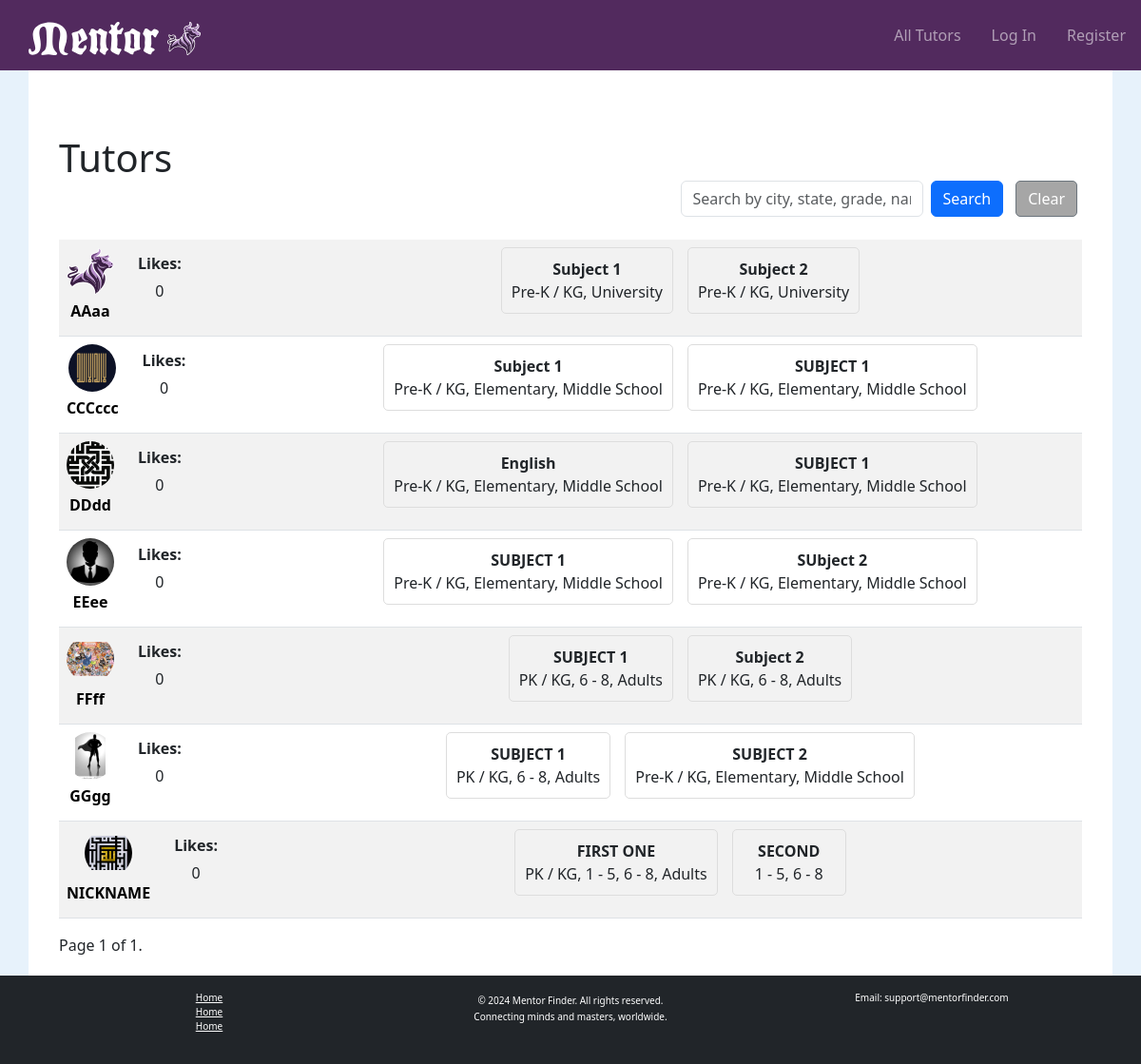
The page / on the database its author committed.
### tutorhub/models.py (models this page shows, shortened)
class User(AbstractUser):
    nickname = models.CharField(max_length=50, blank=True, null=True)
    email = models.EmailField(unique=True)
    is_tutor = models.BooleanField(default=False)
    street_address = models.TextField(blank=True, null=True)
    city = models.CharField(max_length=100, blank=True, null=True)
    state = models.CharField(max_length=100, blank=True, null=True)
    zip_code = models.CharField(max_length=10, blank=True, null=True)
    profile_image = models.ImageField(upload_to="profile_images/", blank=True, null=True)
    bio = models.TextField(blank=True, null=True)
    birthdate = models.DateField(blank=True, null=True)
    availability = models.JSONField(default=dict, blank=True, null=True)  # Only used if is_tutor is True
    subject_grades = models.ManyToManyField('SubjectGrade', blank=True, related_name="users")  # Added field
    liked_by = models.ManyToManyField("self", symmetrical=False, blank=True, related_name="liked_tutors")
    USERNAME_FIELD = "email"
    REQUIRED_FIELDS = ["username"]

class SubjectGrade(models.Model):
    tutor = models.ForeignKey(User, on_delete=models.CASCADE, related_name="tutor_subject_grades")
    subject = models.CharField(max_length=100)
    grade_levels = models.JSONField(default=list)  # Stores grade levels as a list (e.g., ["Elementary", "High School"])
    class Meta:
        unique_together = ('tutor', 'subject')  # Each tutor can teach a subject only once.

### tutorhub/views.py (the view, shortened to what this page needs)
# urls.py: path("", views.index, name="index"),
def index(request):
    query = request.GET.get('q', '').strip()
    tutors = User.objects.filter(is_tutor=True)
    paginator = Paginator(tutors, 10)  # Show 10 tutors per page
    page_number = request.GET.get('page')
    page_obj = paginator.get_page(page_number)
    return render(request, 'tutorhub/index.html', {'page_obj': page_obj})

### tutorhub/templates/tutorhub/index.html (shortened to what this page needs)
{% extends "tutorhub/layout.html" %}
{% load static %}
{% block body %}
<div class="container mt-5">
    <h1 id="page-title" class="mb-0">Tutors</h1>
    <div id="search-container" class="mb-4 d-flex justify-content-end align-items-center">
        <form id="search-form" action="{% if user.is_authenticated %}{% url 'index' %}{% else %}{% url 'login' %}{% endif %}" method="get" class="d-flex align-items-center">
            <input type="text" name="q" id="search-input" class="form-control me-2" placeholder="Search by city, state, grade, name" value="{{ request.GET.q|default:'' }}">
            <button type="submit" class="btn btn-primary me-2" {% if not user.is_authenticated %} data-alert="true" {% endif %}>Search</button>            <a href="{% url 'index' %}" class="btn btn-secondary">Clear</a>
        </form>
    </div>
    <table class="table table-striped">
        <tbody>
            {% for tutor in page_obj %}
            <tr class="clickable-row" data-href="{% if user.is_authenticated %}{% url 'profile' tutor.id %}{% else %}{% url 'login' %}{% endif %}"">
                <td>
                    <div class="tutor-row">
                        <div class="profile-info">
                            {% if tutor.profile_image %}
                                <img id="profile-img-thumb" src="{{ tutor.profile_image.url }}" alt="{{ tutor.nickname }}">
                            {% else %}
                                <img id="profile-img-thumb" src="{% static 'tutorhub/images/mentor-logo-bull.svg' %}" alt="Default Logo">
                            {% endif %}
                            <a href="{% url 'profile' tutor.id %}" class="profile-name">{{ tutor.nickname }}</a>
                        </div>
                        <div class="likes-container">
                            <strong>Likes:</strong>
                            <p>{{ tutor.liked_by.count }}</p>
                        </div>
                    </div>
                </td>
                <td>
                    <div class="subject-grade-container">
                        {% for subject_grade in tutor.tutor_subject_grades.all %}
                            <div id="subject-grade">
                                <strong>{{ subject_grade.subject }}</strong>
                                <div>{{ subject_grade.grade_levels|join:", " }}</div>
                            </div>
                        {% empty %}
                            <div>No subjects available.</div>
                        {% endfor %}
                    </div>
                </td>
            </tr>
            {% empty %}
            <tr>
                <td colspan="3" class="text-center">No tutors found.</td>
            </tr>
            {% endfor %}
        </tbody>
    </table>
    <div class="pagination">
        <span class="step-links">
            <span class="current">
                Page {{ page_obj.number }} of {{ page_obj.paginator.num_pages }}.
            </span>
        </span>
    </div>
</div>
{% endblock %}

### tutorhub/static/tutorhub/styles.css (style rules this page uses)
body { background-color: rgb(231, 242, 251); }
html, body { height: 100%; margin: 0; display: flex; flex-direction: column; }
.tutor-row { display: flex; align-items: center; gap: 25px; }
.profile-info { display: flex; flex-direction: column; align-items: center; text-align: center; }
#profile-img-thumb { width: 50px; height: 50px; object-fit: scale-down; border-radius: 50%; margin-bottom: 5px; }
.profile-name { font-weight: bold; text-decoration: none; color: black; }
.likes-container { display: flex; flex-direction: column; justify-content: center; align-items: center; text-align: center; gap: 5px; }
.subject-grade-container { display: flex; flex-wrap: wrap; justify-content: center; gap: 15px; }
#subject-grade { border: 1px solid #ddd; border-radius: 5px; padding: 10px; text-align: center; min-width: 120px; margin-bottom: 15px; }
.btn-secondary { margin: 0px 5px; border-radius: 5px; background-color: rgb(166, 166, 166); }
#search-input { width: 255px; display: flex; max-width: 500px; margin: 0 10px; }
.clickable-row { cursor: pointer; }

### rows shown on the page
User: nickname "AAaa", liked_by.count "0"
SubjectGrade: subject "Subject 1", grade_levels "Pre-K / KG, University"
SubjectGrade: subject "Subject 2", grade_levels "Pre-K / KG, University"
User: profile_image (picture), nickname "CCCccc", liked_by.count "0"
SubjectGrade: subject "Subject 1", grade_levels "Pre-K / KG, Elementary, Middle School"
SubjectGrade: subject "SUBJECT 1", grade_levels "Pre-K / KG, Elementary, Middle School"
User: profile_image (picture), nickname "DDdd", liked_by.count "0"
SubjectGrade: subject "English", grade_levels "Pre-K / KG, Elementary, Middle School"
SubjectGrade: subject "SUBJECT 1", grade_levels "Pre-K / KG, Elementary, Middle School"
User: profile_image (picture), nickname "EEee", liked_by.count "0"
SubjectGrade: subject "SUBJECT 1", grade_levels "Pre-K / KG, Elementary, Middle School"
SubjectGrade: subject "SUbject 2", grade_levels "Pre-K / KG, Elementary, Middle School"
User: profile_image (picture), nickname "FFff", liked_by.count "0"
SubjectGrade: subject "SUBJECT 1", grade_levels "PK / KG, 6 - 8, Adults"
SubjectGrade: subject "Subject 2", grade_levels "PK / KG, 6 - 8, Adults"
User: profile_image (picture), nickname "GGgg", liked_by.count "0"
SubjectGrade: subject "SUBJECT 1", grade_levels "PK / KG, 6 - 8, Adults"
SubjectGrade: subject "SUBJECT 2", grade_levels "Pre-K / KG, Elementary, Middle School"
User: profile_image (picture), nickname "NICKNAME", liked_by.count "0"
SubjectGrade: subject "FIRST ONE", grade_levels "PK / KG, 1 - 5, 6 - 8, Adults"
SubjectGrade: subject "SECOND", grade_levels "1 - 5, 6 - 8"

### other values the page prints
{{ page_obj.number }} "1"
{{ page_obj.paginator.num_pages }} "1"
